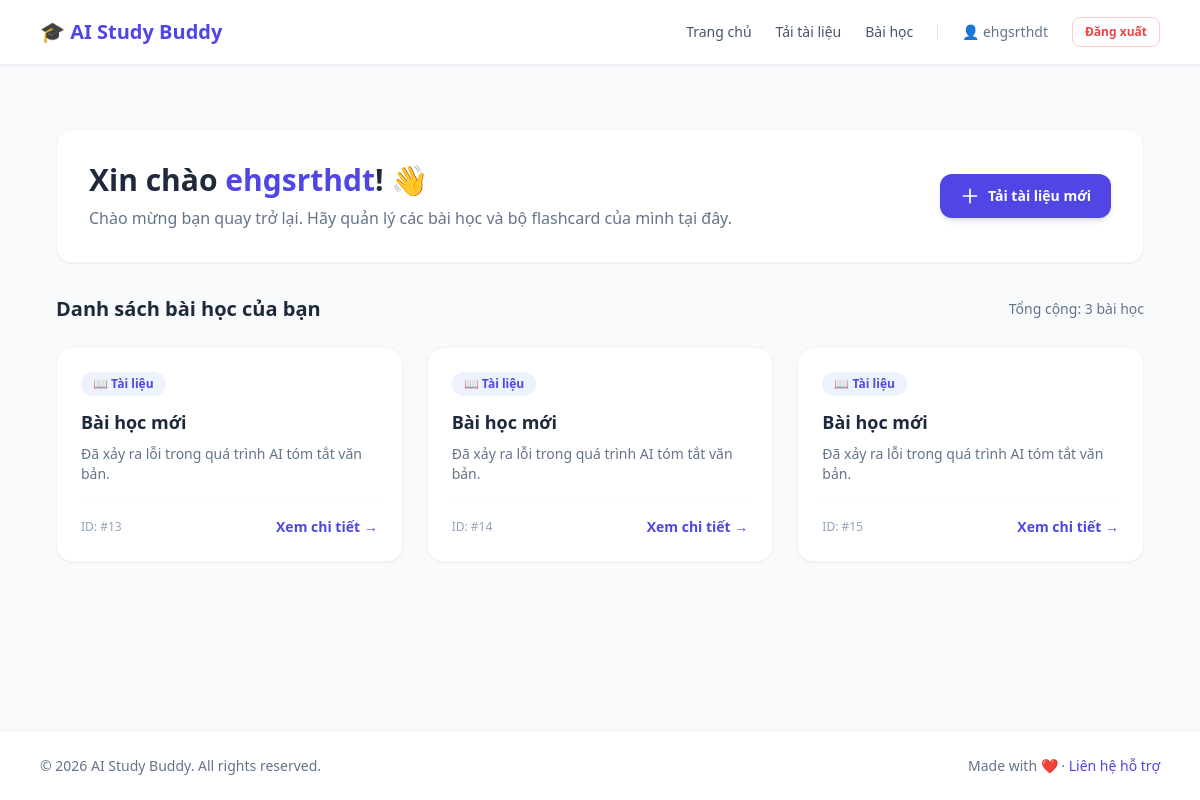
Page /dashboard (signed in) on the earlier database version.
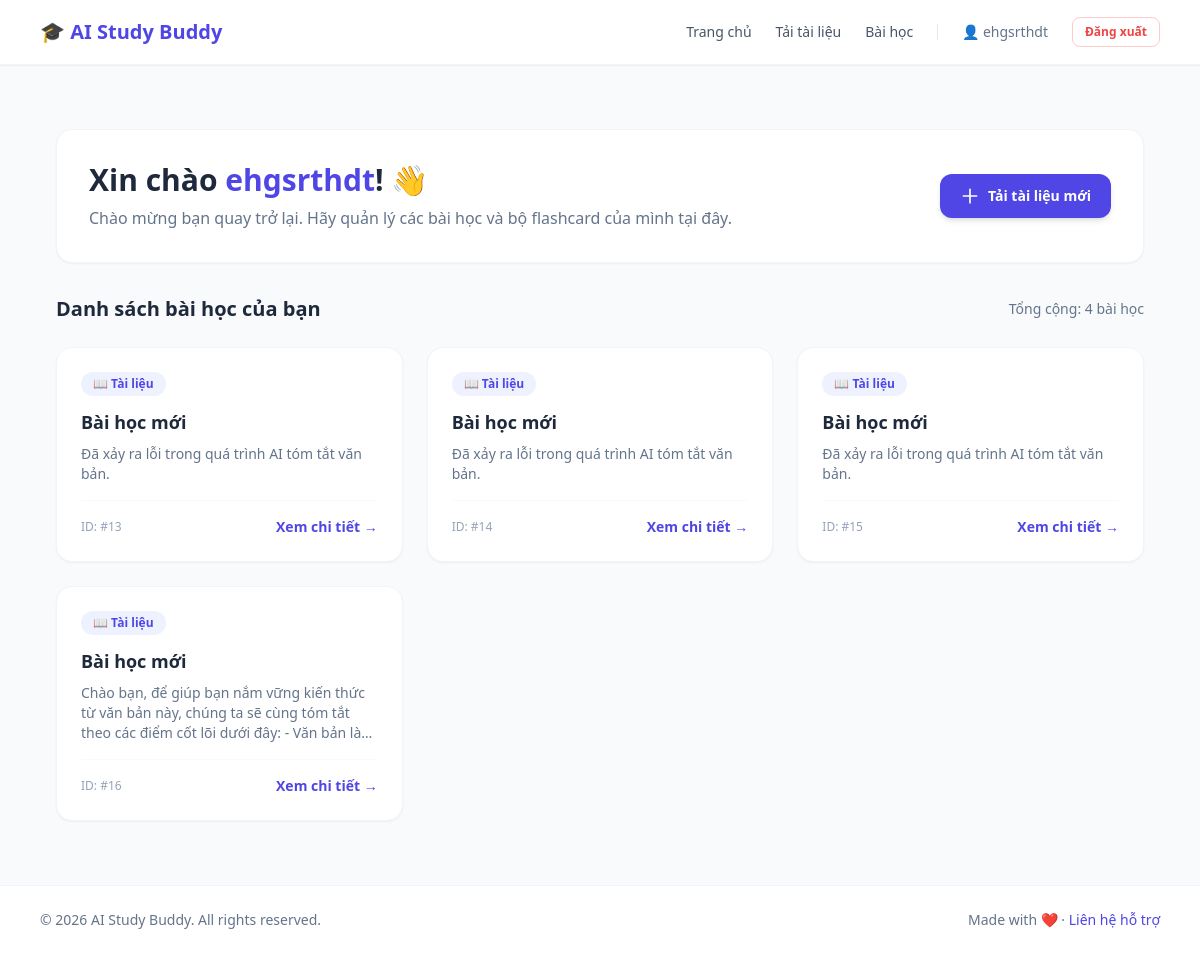
Same page on the later database version.
### app.py (models this page shows)
class Document(db.Model):
    id = db.Column(db.Integer, primary_key=True)
    title = db.Column(db.String(200), nullable=False)
    original_text = db.Column(db.Text, nullable=False)
    summary_text = db.Column(db.Text)
    user_id = db.Column(db.Integer, db.ForeignKey('user.id'), nullable=False)
    flashcards = db.relationship('Flashcard', backref='document', lazy=True)

### app.py (the view)
@app.route('/dashboard')
def dashboard():
    if 'user_id' not in session:
        flash("Vui lòng đăng nhập để truy cập trang chủ!", "warning")
        return redirect(url_for('login'))
    user_docs = Document.query.filter_by(user_id=session['user_id']).all()
    return render_template('dashboard.html', documents=user_docs)

### templates/dashboard.html (shortened to what this page needs)
{% extends 'base.html' %}
{% block content %}
<div class="max-w-6xl mx-auto px-4 py-8">
    <div class="bg-white rounded-2xl p-8 shadow-sm border border-slate-100 mb-8 flex items-center justify-between">
        <div>
            <h1 class="text-3xl font-bold text-slate-800">
                Xin chào <span class="text-indigo-600">{{ session.get('username', 'Bạn') }}</span>! 👋
            </h1>
            <p class="text-slate-500 mt-2">
                Chào mừng bạn quay trở lại. Hãy quản lý các bài học và bộ flashcard của mình tại đây.
            </p>
        </div>
        <a href="{{ url_for('upload_doc') }}"
           class="inline-flex items-center px-5 py-3 bg-indigo-600 hover:bg-indigo-700 text-white text-sm font-semibold rounded-xl shadow-md transition duration-200 gap-2">
            <svg class="w-5 h-5" fill="none" stroke="currentColor" viewBox="0 0 24 24">
                <path stroke-linecap="round" stroke-linejoin="round" stroke-width="2" d="M12 4v16m8-8H4"></path>
            </svg>
            Tải tài liệu mới
        </a>
    </div>
    <div class="mb-6 flex items-center justify-between">
        <h2 class="text-xl font-bold text-slate-800">Danh sách bài học của bạn</h2>
        {% if documents %}
            <span class="text-sm font-medium text-slate-500">Tổng cộng: {{ documents|length }} bài học</span>
        {% endif %}
    </div>
    {% if documents %}
        <div class="grid grid-cols-1 md:grid-cols-2 lg:grid-cols-3 gap-6">
            {% for doc in documents %}
                <div class="bg-white rounded-2xl p-6 border border-slate-100 shadow-sm hover:shadow-md transition duration-200 flex flex-col justify-between">
                    <div>
                        <div class="flex items-center gap-2 text-xs font-semibold text-indigo-600 bg-indigo-50 w-fit px-3 py-1 rounded-full mb-3">
                            📖 Tài liệu
                        </div>
                        <h3 class="font-bold text-slate-800 text-lg mb-2 line-clamp-1">{{ doc.title }}</h3>
                        <p class="text-slate-500 text-sm line-clamp-3 mb-4">
                            {{ doc.summary_text or doc.original_text }}
                        </p>
                    </div>
                    <div class="pt-4 border-t border-slate-50 flex items-center justify-between">
                        <span class="text-xs text-slate-400">ID: #{{ doc.id }}</span>
                        <a href="{{ url_for('view_lesson', doc_id=doc.id) }}" class="text-indigo-600 hover:text-indigo-800 text-sm font-semibold inline-flex items-center gap-1">
                            Xem chi tiết &rarr;
                        </a>
                    </div>
                </div>
            {% endfor %}
        </div>
    {% endif %}
</div>
{% endblock %}

### templates/base.html (shortened to what this page needs)
<!DOCTYPE html>
<html lang="vi">
<head>
  <script src="https://cdn.tailwindcss.com"></script>
</head>
<body class="min-h-screen bg-slate-50 text-slate-900 flex flex-col justify-between">
  <header class="bg-white border-b border-slate-100 sticky top-0 z-50 shadow-sm">
    <div class="max-w-6xl mx-auto px-4 h-16 flex items-center justify-between">
      <a href="{{ url_for('dashboard') if session.get('user_id') else url_for('index') }}" class="font-bold text-xl text-indigo-600 flex items-center gap-2">
        🎓 AI Study Buddy
      </a>
      <div class="flex items-center gap-6">
        {% if session.get('user_id') %}
          <a href="{{ url_for('index') }}"
             class="text-slate-600 hover:text-indigo-600 font-medium text-sm transition">
            Trang chủ
          </a>
          <a href="{{ url_for('upload_doc') }}"
             class="text-slate-600 hover:text-indigo-600 font-medium text-sm transition">
            Tải tài liệu
          </a>
          <a href="{{ url_for('dashboard') }}"
             class="text-slate-600 hover:text-indigo-600 font-medium text-sm transition">
            Bài học
          </a>
          <span class="text-sm text-slate-500 font-medium">
            👤 {{ session.get('username') }}
          </span>
          <a href="{{ url_for('logout') }}"
             class="text-xs text-red-500 hover:text-red-700 font-semibold border border-red-200 px-3 py-1.5 rounded-lg hover:bg-red-50 transition">
            Đăng xuất
          </a>
        {% endif %}
      </div>
    </div>
  </header>
  <main class="max-w-6xl mx-auto px-4 py-8 flex-grow w-full">
    {% block content %}{% endblock %}
  </main>
  <footer class="bg-white border-t border-slate-100 mt-auto">
    <div class="max-w-6xl mx-auto px-4 py-6 text-sm text-slate-500 flex flex-col md:flex-row justify-between items-center gap-4">
      <div>© 2026 AI Study Buddy. All rights reserved.</div>
      <div>Made with ❤️ · <a href="#contact" class="hover:underline text-indigo-600">Liên hệ hỗ trợ</a></div>
    </div>
  </footer>
</body>
</html>

Differences in the rows shown:
added Document: title "Bài học mới", summary_text "Chào bạn, để giúp bạn nắm vững kiến thức từ văn bản này, chúng ta sẽ cùng tóm tắt theo các điểm cốt lõi dưới đây: - Văn bản…", id "16"
Other differences:
{{ documents|length }}: "3" → "4"
